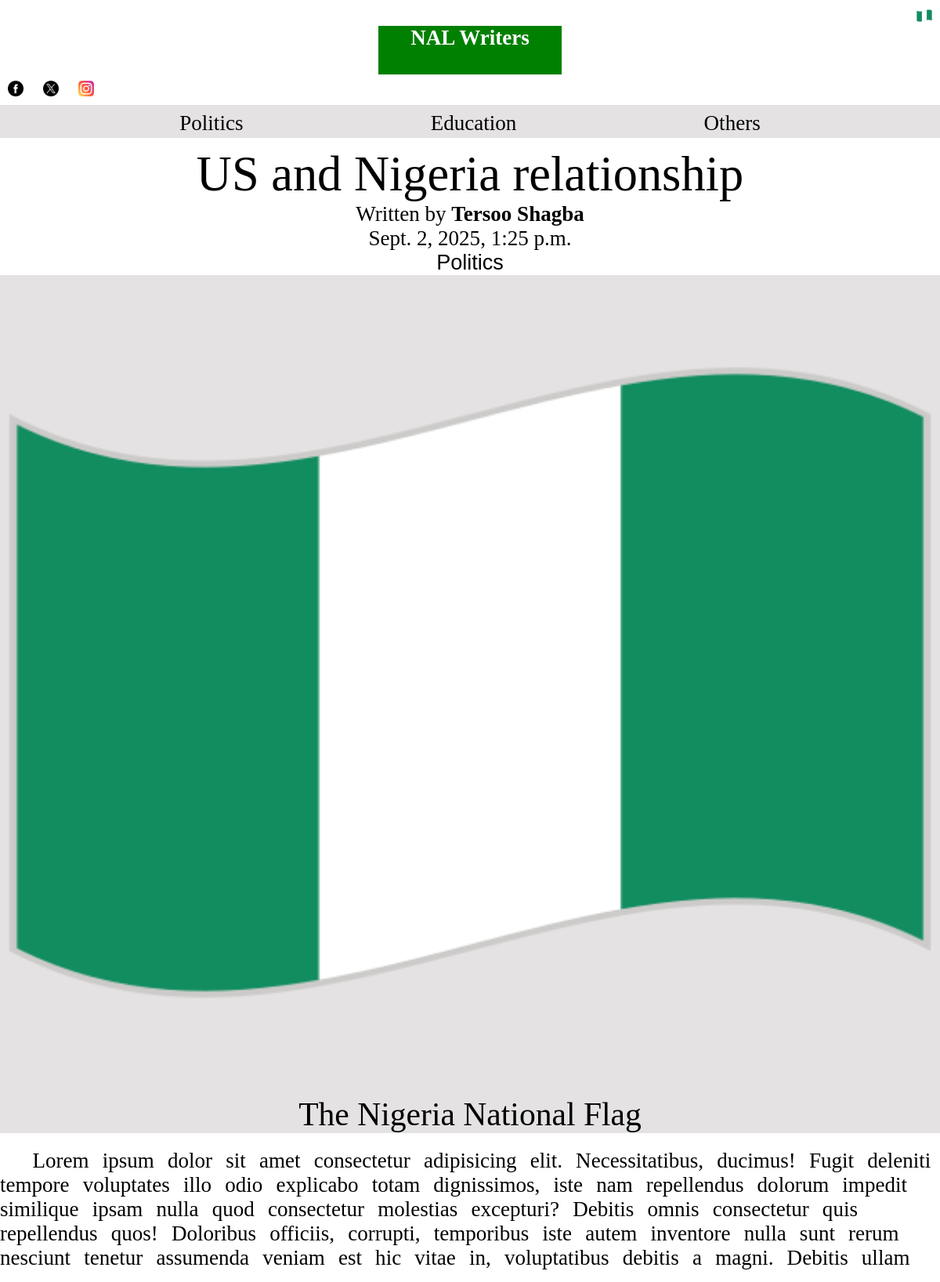
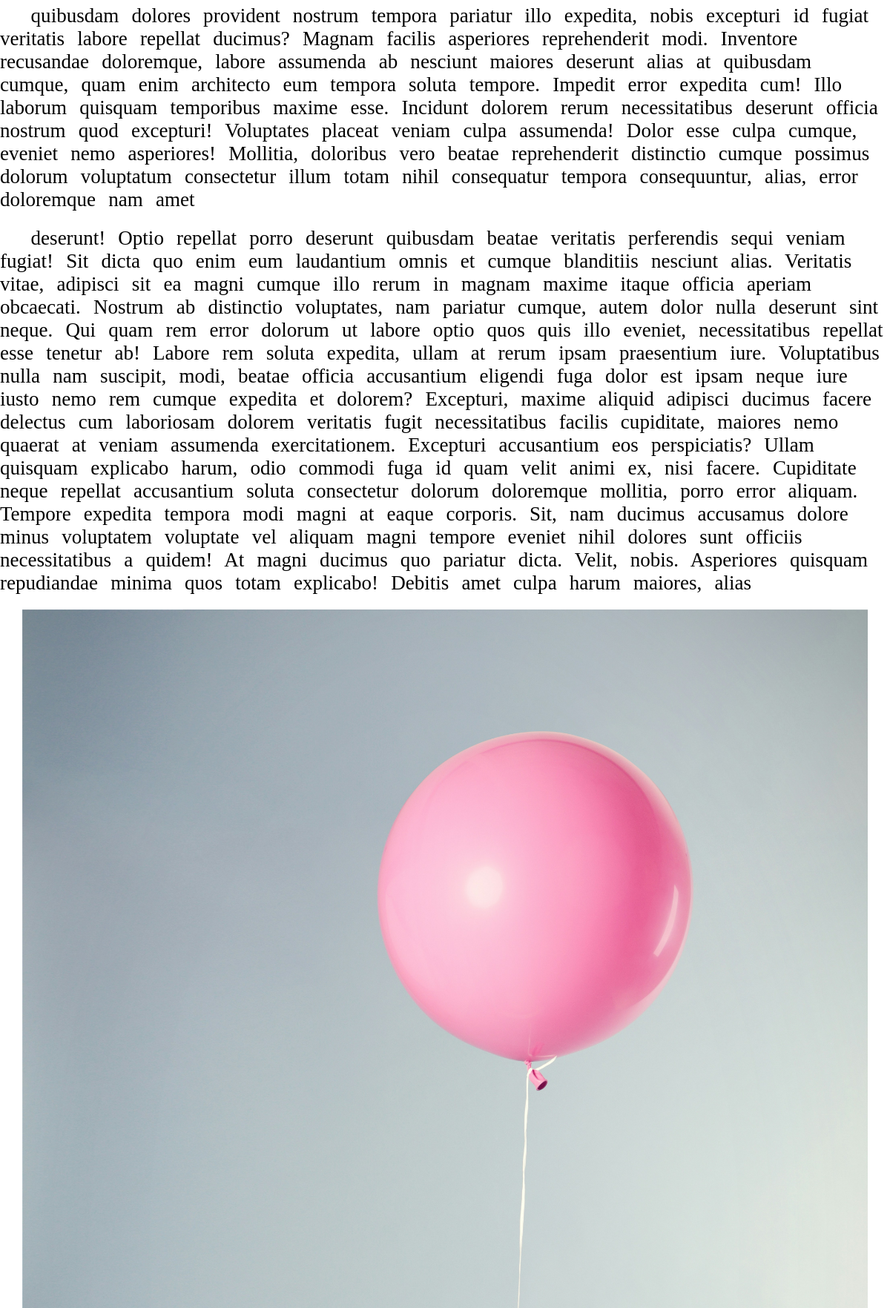
Screenshot of /news-page/1/ (upper part) with the database file from the repository (2 pictures, top to bottom).
### base/models.py (models this page shows)
class Category(models.Model):
    name = models.CharField(max_length=50)
    def __str__(self):
        return self.name

class NewsPage(models.Model):
    headline = models.CharField(max_length=150, null=False)
    author = models.CharField(max_length=60, null=False)
    category = models.ForeignKey(Category, on_delete=models.CASCADE, null=False)
    main_image = models.ImageField(null=True, default="avatar.jpeg")
    main_image_title = models.CharField(max_length=120, null=False)
    sub_image = models.ImageField(null=True, default="avatar.jpeg")
    sub_image_title = models.CharField(max_length=120, null=False)
    news_content = models.TextField(null=False)
    rating = models.ForeignKey(Rating, on_delete=models.CASCADE, null=True)
    created = models.DateTimeField(auto_now_add=True)
    class Meta:
        ordering = ["-created"]

### base/views.py (the view)
# urls.py: path('news-page/<str:pk>/', views.newsPage, name='newsPage'),
def newsPage(request, pk):
    page = NewsPage.objects.get(id=pk)
    if request.method == "POST":
        comment = Comment.objects.create(
            text=request.POST.get("comment"),
            news_page = page
        )
        return redirect(newsPage, pk=pk)
    paragraphs = page.news_content.split('\n')
    first_paragraphs = paragraphs[:3]
    last_paragraphs = paragraphs[3:]
    categories = Category.objects.all()[:4]
    comments = page.comment_set.all()
    context = {"page":page, 'first_paragraphs':first_paragraphs, 'last_paragraphs':last_paragraphs, "categories":categories, "comments":comments}
    return render(request, 'base/news-page.html', context)

### base/templates/base/news-page.html (shortened to what this page needs)
{% load static %}
<!DOCTYPE html>
<html lang="en">
<head>
    <link rel="stylesheet" href="{% static 'styles/style.css' %}">
    <link rel="stylesheet" href="{% static 'styles/pagestyle.css' %}">
</head>
<body>
    <header>
        {% include 'header-section.html' %}
    </header>
    <main>
        <div class="page-topic">
            {{ page.headline }}
        </div>
        <div class="author">
            <div class="name">Written by <span>&nbsp;{{ page.author }}</span></div>
            <div class="date">{{ page.created }}</div>
        </div>
        <div class="category">
            {{ page.category.name }}
        </div>
        <div class="page-image">
            <figure>
                <img src="{{page.main_image.url}}" alt="{{ page.main_image_title }}">
                <figcaption>{{ page.main_image_title }}</figcaption>
            </figure>
        </div>
        <div class="paragraphs">
            {% for paragraph in first_paragraphs %}
                <p>{{paragraph}}</p>
            {% endfor %}
            <div class="sub-image">
                <figure>
                    <img src="{{page.sub_image.url}}" alt="{{page.sub_image_title}}">
                </figure>
            </div>
        </div>
    </main>
</body>
</html>

### templates/header-section.html (shortened to what this page needs)
{% load static %}
{% block content %}
<div class="flag">
    <img src="{% static 'images/flag.png' %}" alt="The Nigeria National Flag" class="minify">
</div>
<div class="major">
    <h1>NAL Writers</h1>
</div>
<div class="social-links">
    <div class="link">
        <a href="#">
            <img src="{% static 'images/facebook.png' %}" alt="NAL facebook link" class="minify">
        </a>
    </div>
    <div class="link">
        <a href="#">
            <img src="{% static 'images/twitter.png' %}" alt="NAL twitter link" class="minify">
        </a>
    </div>
    <div class="link">
        <a href="#">
            <img src="{% static 'images/instagram.png' %}" alt="NAL instagram link" class="minify">
        </a>
    </div>
</div>
<div class="news-sections">
    {% for category in categories %}
        <div class="sector">
            <a href="{% url 'category-page' category.id %}">{{category}}</a>
        </div>
    {% endfor %}
        <div class="sector">
            <a href="#">Others</a>
        </div>
</div>
{% endblock %}

### static/styles/style.css (style rules this page uses)
:root { --common-padding: 10px; --common-light-bg: rgb(228, 226, 226); }
* { margin: 0; padding: 0; box-sizing: border-box; }
header { display: flex; flex-direction: column; padding: 10px 0; }
header .flag { display: flex; flex-direction: row; justify-content: right; padding-right: var(--common-padding); margin-bottom: 3px; }
header .major { display: flex; height: 3rem; justify-content: center; align-items: center; color: white; }
header h1 { font-weight: bolder; background-color: green; padding: 0 2rem; height: 100%; }
.social-links { display: flex; justify-content: space-between; margin: 4px 0; padding-left: var(--common-padding); width: 10%; }
.social-links .link a { text-decoration: none; }
.news-sections { display: flex; justify-content: space-evenly; align-items: center; height: 2rem; background-color: var(--common-light-bg); }
.news-sections .sector { font-size: larger; padding: 0 var(--common-padding); }
.news-sections .sector a { text-decoration: none; color: black; }
.minify { width: 20px; height: 20px; }

### static/styles/pagestyle.css (style rules this page uses)
* { font-size: 1.3rem; }
main .page-topic { display: flex; justify-content: center; align-items: center; font-size: 3rem; }
main .page-image { background-color: rgb(228, 226, 226); margin-bottom: 20px; }
main .page-image figure img { width: 100%; height: 50rem; }
main .page-image figure figcaption { font-size: 2rem; display: flex; justify-content: center; }
main .author, main .category { display: flex; flex-direction: column; justify-content: center; align-items: center; }
main .author .name { display: flex; justify-content: right; align-items: center; }
.author span { font-weight: 700; }
main .category { font-family: 'Franklin Gothic Medium', 'Arial Narrow', Arial, sans-serif; }
main .paragraphs { font-size: larger; display: flex; flex-direction: column; justify-content: center; align-items: center; }
main .paragraphs p { text-indent: 2rem; word-spacing: 0.5rem; margin-bottom: 1rem; }
main .paragraphs .sub-image { width: 95%; background-color: rgb(228, 226, 226); }
main .paragraphs .sub-image figure img { width: 100%; }

### rows the page displays
Category: name "Politics"
Category: name "Education"
NewsPage: headline "US and Nigeria relationship", author "Tersoo Shagba", created "Sept. 2, 2025, 1:25 p.m.", category.name "Politics", main_image (picture), main_image_title "The Nigeria National Flag", sub_image (picture)
